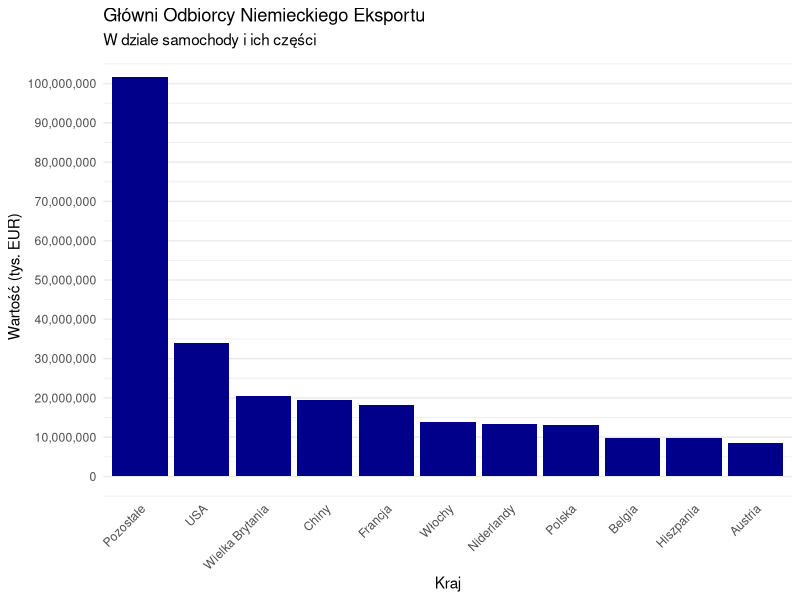

Recreate this plot in R.
library(ggplot2)

### Praca domowa 4 ###
#Autor: Olga Kachniewska
# Źródło wykresu : https://pfr.pl/system/files/image/2025-04/20250409_gospodarka_niemiecka_2.jpg
# [https://pfr.pl/document/2351]
# Tytuł używanego wykresu: Główni Odbiorcy niemieckiego eksportu w dziale samochody i ich części


### Nieprawidłowości w pierwotnym wykresie
#Wykres kołowy dla tak podobnych wartości jest bardzo nieczytealny, dodatkowo są
# one przedstawione w tys euro zamiast procentach (co nie ma sensu na tym typie wykresu)
# nie ma tez roku, z którego pochodzą dane, ale nie byłam w stanie znaleźc tej informacji
#podpisanie warotści przy nazwach jest nieczytelne

### Tworzenie wykresu

# Wektory danych
kraje <- c("USA", "Wielka Brytania", "Chiny", "Francja", "Włochy", "Niderlandy", "Polska", "Belgia", "Hiszpania", "Austria", "Pozostałe")
wartosci <- c(33977576, 20480557, 19523089, 18287138, 13826051, 13276387, 13206691, 9888109, 9800050, 8589851, 101717154)

# Tworzenie ramki danych
dane <- data.frame(Kraj = kraje, Wartosc = wartosci)

# Tworzenie wykresu słupkowego
ggplot(dane, aes(x = reorder(Kraj, -Wartosc), y = Wartosc)) +
  geom_bar(stat = "identity", fill = "blue4") +
  labs(title = "Główni Odbiorcy Niemieckiego Eksportu",
       subtitle = "W dziale samochody i ich części",
       x = "Kraj",
       y = "Wartość (tys. EUR)") +
  theme_minimal() +
  theme(axis.text.x = element_text(angle = 45, hjust = 1),
        legend.position = "none",
        panel.grid.major.x = element_blank(),  # Usuwa pionowe linie siatki
        panel.grid.minor.x = element_blank()) +  # Usuwa drobne pionowe linie siatki
  scale_y_continuous(labels = scales::comma,
                     breaks = seq(0, max(dane$Wartosc), by = 10000000))  # Zagęszcza poziome linie siatki


### Dlaczego poprawiony wykres jest lepszy?
#Wykres słupkowy jest bardziej czytelny, prościej porównać dane i nie ma mylących kolorów
#Kolory nie są mylące (ponieważ kolor nie ma znaczenia i jest jednolity)
#Odpowiednie wartości są na podpisanych osiach a nie porozrzuczane dookoła wykresu
